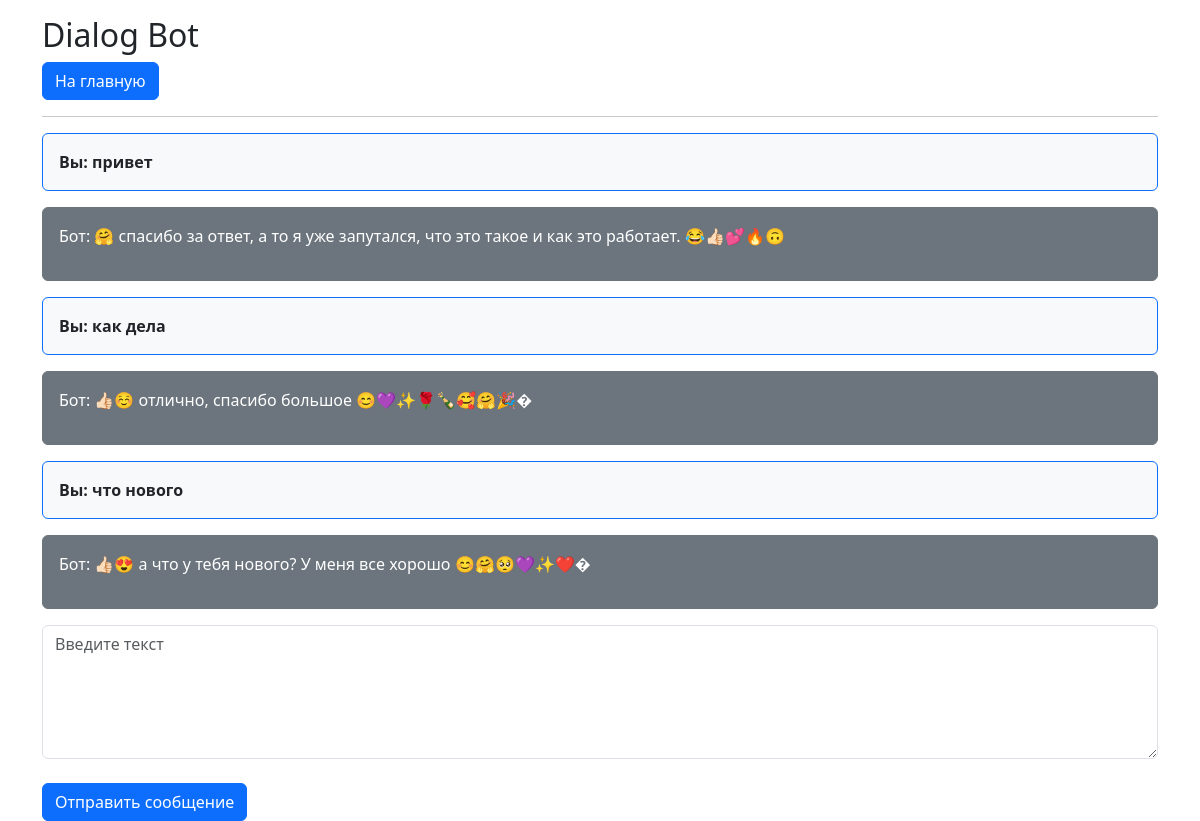
Page /dialog_bot/4/ on the earlier database version.
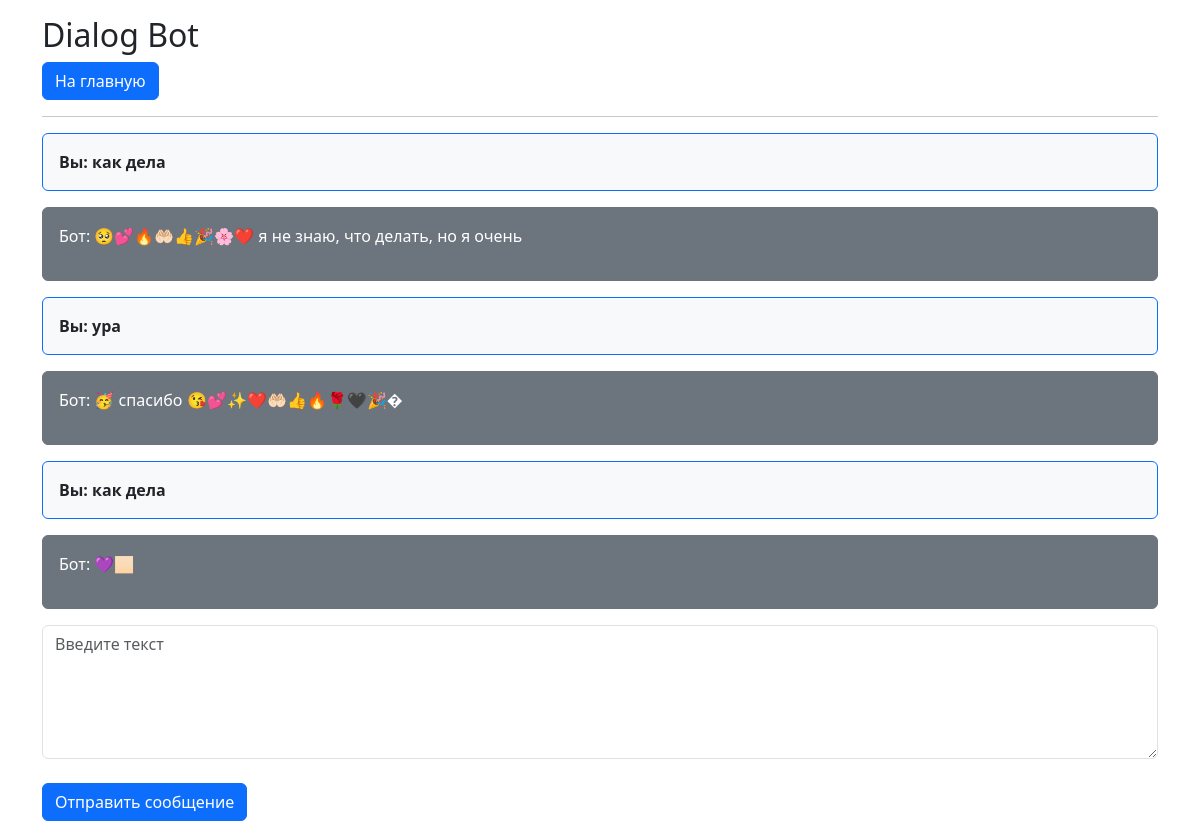
Same page on the later database version.
### bert_classifier/models.py (models this page shows, shortened)
class InteractionML(models.Model):
    task = models.ForeignKey(Task, on_delete=models.CASCADE)
    input_data = models.CharField(max_length=200)
    output_data = models.CharField(max_length=200)

### dialog_bot/views.py (the view)
# urls.py: path('<int:task_id>/', views.detail, name='detail'),
def detail(request, task_id):
    task = get_object_or_404(Task, pk=task_id)
    latest_predictions = task.interactionml_set.order_by('-id')[:3][::-1]
    context = {
        'task': task,
        'latest_predictions': latest_predictions
    }
    return render(request, 'dialog_bot/detail.html', context)

### dialog_bot/templates/dialog_bot/detail.html (shortened to what this page needs)
{% extends 'base.html' %}
{% block content %}
<div class="container mt-3">
    <div>
        <h2>{{task.task_name}}</h2>
        <form action="{% url 'bert_classifier:index' %}" method="POST">
            <button type="submit" class="btn btn-primary">На главную</button>
        </form>
        <hr>
        {% if latest_predictions %}
            {% for p in latest_predictions %}
                <p>
                            <div class="border border-primary p-3 mb-3 {% if p.is_user_message %}bg-primary text-white{% else %}bg-light text-dark{% endif %} rounded">
            <strong>Вы: {{ p.input_data }}</strong>
        </div>
                <div class="border border-secondary p-3 {% if p.is_user_message %}bg-light text-dark{% else %}bg-secondary text-white{% endif %} rounded">
            <p>Бот: {{ p.output_data }}</p>
        </div>
                </p>
            {% endfor %}
        {% else %}
            Нет предыдущих результатов.
        {% endif %}
        <form action="{% url 'dialog_bot:predict' task.id %}" method="POST">
            <textarea name="text" required="" placeholder="Введите текст" class="form-control" rows="5"></textarea><br>
            <button type="submit" class="btn btn-primary">Отправить сообщение</button>
        </form>
    </div>
</div>
{% endblock %}

Differences in the rows shown:
removed InteractionML: input_data "привет", output_data "🤗 спасибо за ответ, а то я уже запутался, что это такое и как это работает. 😂👍🏻💕🔥🙃"
removed InteractionML: input_data "как дела", output_data "👍🏻☺️ отлично, спасибо большое 😊💜✨🌹🍾🥰🤗🎉�"
removed InteractionML: input_data "что нового", output_data "👍🏻😍 а что у тебя нового? У меня все хорошо 😊🤗🥺💜✨❤️�"
added InteractionML: input_data "как дела", output_data "🥺💕🔥🤲🏻👍🎉🌸❤️ я не знаю, что делать, но я очень"
added InteractionML: input_data "ура", output_data "🥳 спасибо 😘💕✨❤️🤲🏻👍🔥🌹🖤🎉�"
added InteractionML: input_data "как дела", output_data "💜🏻"
